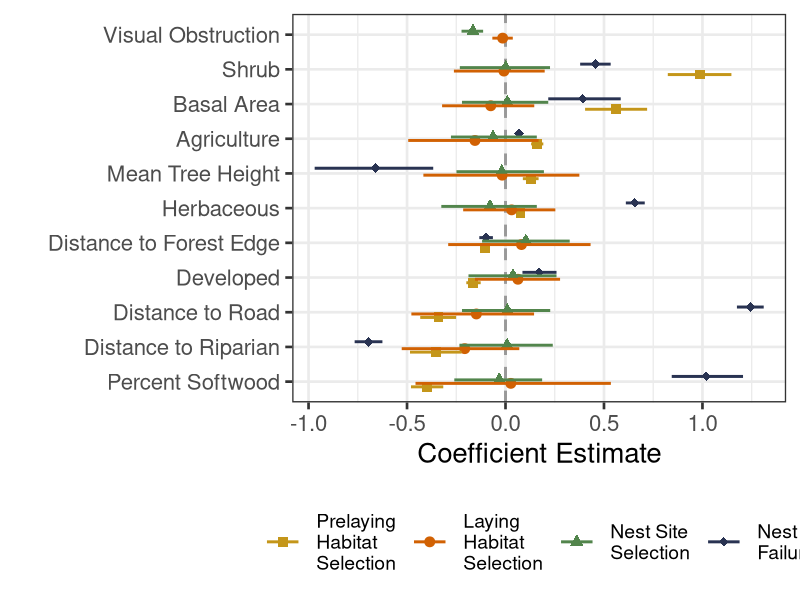

Write R code to recreate this figure.
lapply(c('dplyr', 'ggplot2'), require, character.only = T)

coef.results <- read.csv("./Final/Final Model Coefficient Estimates.csv") %>%
  filter(!is.na(Covariate)) %>%
  filter(ModelName != "Hen Survival") %>%
  mutate(ModelName = factor(ModelName, levels = unique(ModelName)))%>%
  mutate(Covariate = factor(Covariate, levels = unique(Covariate)))


coef.comp.plot <- ggplot(data = coef.results, aes(y = Covariate, x = Mean,
                                                  shape = ModelName, color = ModelName)) +
  geom_vline(xintercept = 0, color = "grey60", linetype = 2, size = 1) +
  geom_point(size = 3,
             position = position_dodge(width = .4)) +
  geom_errorbar(aes(xmin = LCL, xmax = UCL),
                width = 0, size = 1,
                position = position_dodge(width = .4)) +
  theme_bw(base_size = 20) + 
  xlab("Coefficient Estimate") +
  ylab("") +
  labs(color = "Model\nComponent") +
  theme(#legend.title.align=0.5,
        legend.position = "bottom",
        legend.title = element_blank(),
        legend.text = element_text(size = 14),
        legend.key.size = unit(1, 'cm'), #change legend key size
        legend.key.height = unit(1, 'cm'), #change legend key height
        legend.key.width = unit(1, 'cm')) + #change legend key width) + 
  scale_colour_manual(name = "Model\nComponent",
                      labels = c("Prelaying\nHabitat\nSelection",
                                 "Laying\nHabitat\nSelection",
                                 "Nest Site\nSelection",
                                 "Nest\nFailure"),
                      values = c("#C4961A", "#D16103", "#52854C", "#293352")) +   
  scale_shape_manual(name = "Model\nComponent",
                     labels = c("Prelaying\nHabitat\nSelection",
                                "Laying\nHabitat\nSelection",
                                "Nest Site\nSelection",
                                "Nest\nFailure"),
                     values = c(15, 19, 17, 18))


ggsave(coef.comp.plot, file = "./Figures/Fig5 - Coefficient Comparisons.jpg",
       width = 10, height = 10)
